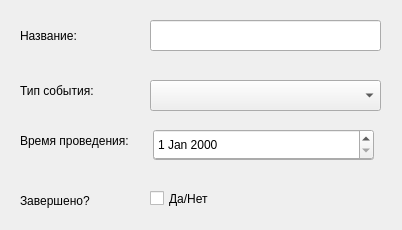
<?xml version="1.0" encoding="UTF-8"?>
<ui version="4.0">
 <class>addDialog</class>
 <widget class="QDialog" name="addDialog">
  <property name="geometry">
   <rect>
    <x>0</x>
    <y>0</y>
    <width>402</width>
    <height>230</height>
   </rect>
  </property>
  <property name="windowTitle">
   <string>Dialog</string>
  </property>
  <widget class="QLabel" name="label">
   <property name="geometry">
    <rect>
     <x>20</x>
     <y>80</y>
     <width>131</width>
     <height>21</height>
    </rect>
   </property>
   <property name="text">
    <string>Тип события:</string>
   </property>
  </widget>
  <widget class="QLabel" name="label_2">
   <property name="geometry">
    <rect>
     <x>20</x>
     <y>130</y>
     <width>131</width>
     <height>21</height>
    </rect>
   </property>
   <property name="text">
    <string>Время проведения:</string>
   </property>
  </widget>
  <widget class="QLabel" name="label_3">
   <property name="geometry">
    <rect>
     <x>20</x>
     <y>20</y>
     <width>111</width>
     <height>31</height>
    </rect>
   </property>
   <property name="text">
    <string>Название:</string>
   </property>
  </widget>
  <widget class="QWidget" name="fullTimeWidget" native="true">
   <property name="geometry">
    <rect>
     <x>140</x>
     <y>130</y>
     <width>241</width>
     <height>31</height>
    </rect>
   </property>
   <widget class="QDateTimeEdit" name="dateTimeEdit">
    <property name="geometry">
     <rect>
      <x>13</x>
      <y>0</y>
      <width>221</width>
      <height>31</height>
     </rect>
    </property>
   </widget>
  </widget>
  <widget class="QWidget" name="incompleteTimeWidget" native="true">
   <property name="geometry">
    <rect>
     <x>140</x>
     <y>129</y>
     <width>241</width>
     <height>31</height>
    </rect>
   </property>
   <widget class="QDateEdit" name="dateEdit">
    <property name="geometry">
     <rect>
      <x>13</x>
      <y>0</y>
      <width>221</width>
      <height>31</height>
     </rect>
    </property>
   </widget>
  </widget>
  <widget class="QComboBox" name="comboBox">
   <property name="geometry">
    <rect>
     <x>150</x>
     <y>80</y>
     <width>231</width>
     <height>31</height>
    </rect>
   </property>
  </widget>
  <widget class="QLineEdit" name="lineEdit">
   <property name="geometry">
    <rect>
     <x>150</x>
     <y>20</y>
     <width>231</width>
     <height>31</height>
    </rect>
   </property>
  </widget>
  <widget class="QWidget" name="completedWidget" native="true">
   <property name="geometry">
    <rect>
     <x>20</x>
     <y>180</y>
     <width>361</width>
     <height>41</height>
    </rect>
   </property>
   <widget class="QLabel" name="label_4">
    <property name="geometry">
     <rect>
      <x>0</x>
      <y>10</y>
      <width>101</width>
      <height>21</height>
     </rect>
    </property>
    <property name="text">
     <string>Завершено?</string>
    </property>
   </widget>
   <widget class="QCheckBox" name="completedCheckBox">
    <property name="geometry">
     <rect>
      <x>130</x>
      <y>10</y>
      <width>70</width>
      <height>17</height>
     </rect>
    </property>
    <property name="text">
     <string>Да/Нет</string>
    </property>
   </widget>
  </widget>
 </widget>
 <resources/>
 <connections/>
</ui>
